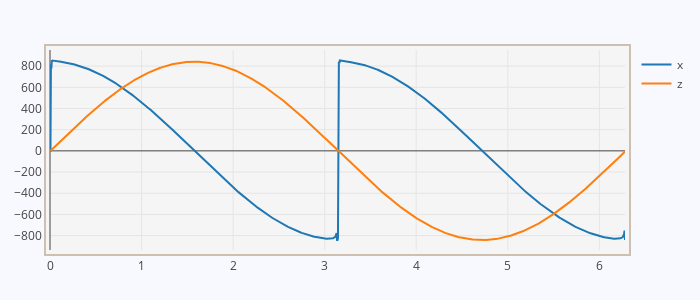

Notebook code cell kept with this figure:
### Code cell
xaxis  = dict(nticks=10,mirror='all',showline=True,linewidth=2,linecolor='#cdc0b0')
yaxis  = dict(nticks=10,mirror='all',showline=True,linewidth=2,linecolor='#cdc0b0')
margin = dict(l=50,r=50,b=50,t=50,pad=4)

layout = go.Layout(xaxis=xaxis,yaxis=yaxis,margin=margin,width=700,height=300,paper_bgcolor='#f8f8ff',plot_bgcolor='#f5f5f5')
data1 = go.Scatter(x=rkds[0]['rbs_link.x'],y=np.sqrt(rkds[0]['rbs_link.z']**2+rkds[0]['rbs_link.x']**2))
data2 = go.Scatter(x=t,y=rkds[1]['rbs_link.x'][0:2000],name='x')
data3 = go.Scatter(x=t,y=rkds[1]['rbs_link.z'][0:2000],name='z')

fig = go.Figure(data=[data2,data3], layout=layout)
plotly.offline.iplot(fig)

### Figure 1 — Plotly figure (JSON) as saved in the notebook; plotly's stock layout.template omitted (floating-point values rounded to 4 significant figures; data arrays with more than 128 entries replaced by an {"elided": "..."} marker saying what was removed)
{"data": [{"name": "x", "type": "scatter", "uid": "397a19", "x": {"elided": "1257 float values"}, "y": {"elided": "1258 float values"}}, {"name": "z", "type": "scatter", "uid": "da6601", "x": {"elided": "1257 float values"}, "y": {"elided": "1258 float values"}}], "layout": {"height": 300, "margin": {"b": 50, "l": 50, "pad": 4, "r": 50, "t": 50}, "paper_bgcolor": "#f8f8ff", "plot_bgcolor": "#f5f5f5", "width": 700, "xaxis": {"autorange": true, "linecolor": "#cdc0b0", "linewidth": 2, "mirror": "all", "nticks": 10, "range": [0, 6.28], "showline": true, "type": "linear"}, "yaxis": {"autorange": true, "linecolor": "#cdc0b0", "linewidth": 2, "mirror": "all", "nticks": 10, "range": [-935.9, 952.1], "showline": true, "type": "linear"}}}
